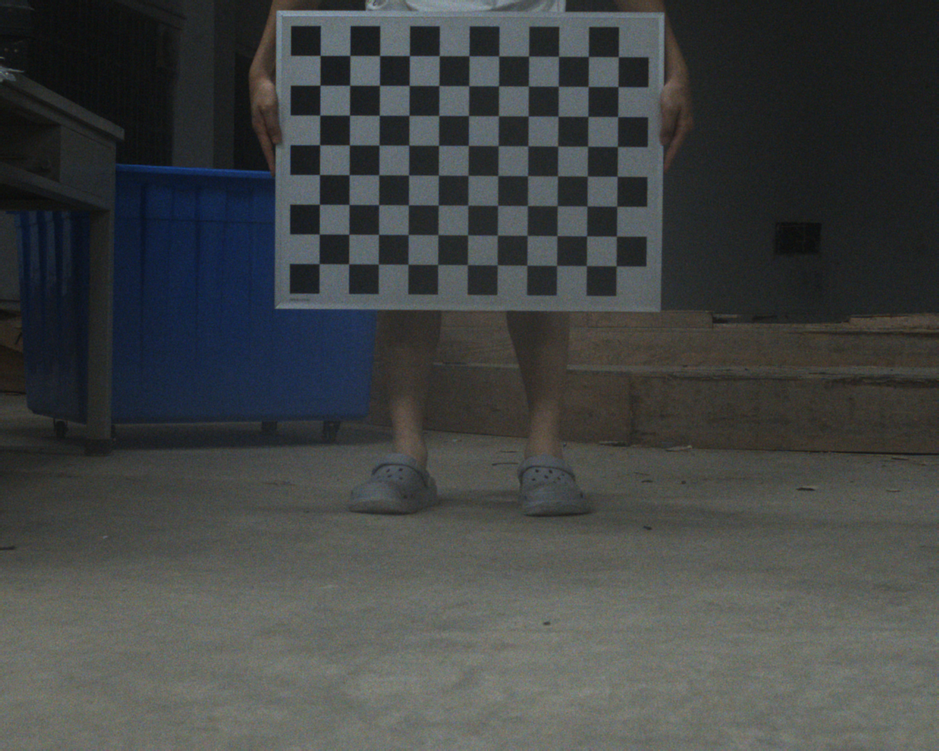
//> input picture calibration_images/image_000002.png, 939 x 751 px, shrunk from 1280 x 1024 before the run; its folder holds 4 pictures in this run
$ ./Calib   (built with g++ and OpenCV 4)
//> lines starting //> are read from the running program, lines starting //| are printed output that depends on the picture; after the words box and inside, x2 and y2 are one past the last pixel; in counts of white or black regions, pixels touching at a corner belong together
#include <iostream>
#include <opencv2/opencv.hpp>
#include <opencv2/calib3d.hpp>
#include <opencv2/core/utils/filesystem.hpp>

using namespace std;
using namespace cv;

// 标定图片所在文件夹（注意结尾要带 \\）
string imageDir = "D:\\Scau_Work\\Taurus\\26VisionGroupRound2\\calibration_images\\";

int main()
{
    // ========== 1. 棋盘格参数 ==========
    Size boardSize(11, 8);       // 内角点数量：横向 11，纵向 8
    float squareSize = 50.0f;    // 格子实际边长 (mm)

    // ========== 2. 找到所有标定图片 ==========
    vector<string> files;
    glob(imageDir + "*.png", files, false);

    if (files.empty())
    {
        cout << "No images found in: " << imageDir << endl;
        return -1;
    }
    cout << "Found " << files.size() << " images" << endl;

    // ========== 3. 预生成棋盘格 3D 点（所有图共用）==========
    vector<Point3f> corners3D;
    for (int i = 0; i < boardSize.height; i++)
        for (int j = 0; j < boardSize.width; j++)
            corners3D.push_back(Point3f(j * squareSize, i * squareSize, 0));

    // ========== 4. 准备容器（留空，循环里累积）==========
    vector<vector<Point2f>> imagePoints;    // 每张图的 2D 角点
    vector<vector<Point3f>> objectPoints;   // 每张图的 3D 点（相同）
    Size imageSize;                         // 图像尺寸（所有图必须一致）

    int successCount = 0;

    // ========== 5. 逐张处理 ==========
    for (size_t i = 0; i < files.size(); i++)
    {
        Mat img = imread(files[i]);
//> img is the input picture: 751 rows x 939 cols, CV_8UC3; mean B, G, R 67.6, 68.3, 65.3
        if (img.empty())
        {
            cout << "[" << i << "] Failed to load: " << files[i] << endl;
            continue;
        }

        // 记录第一张成功读取的图像的尺寸
        if (imageSize.empty())
            imageSize = img.size();
//> imageSize = Size(939, 751)

        // 尺寸不一致则跳过
        if (img.size() != imageSize)
        {
            cout << "[" << i << "] Size mismatch, skip" << endl;
            continue;
        }

        // 转灰度
        Mat gray;
        cvtColor(img, gray, COLOR_BGR2GRAY);
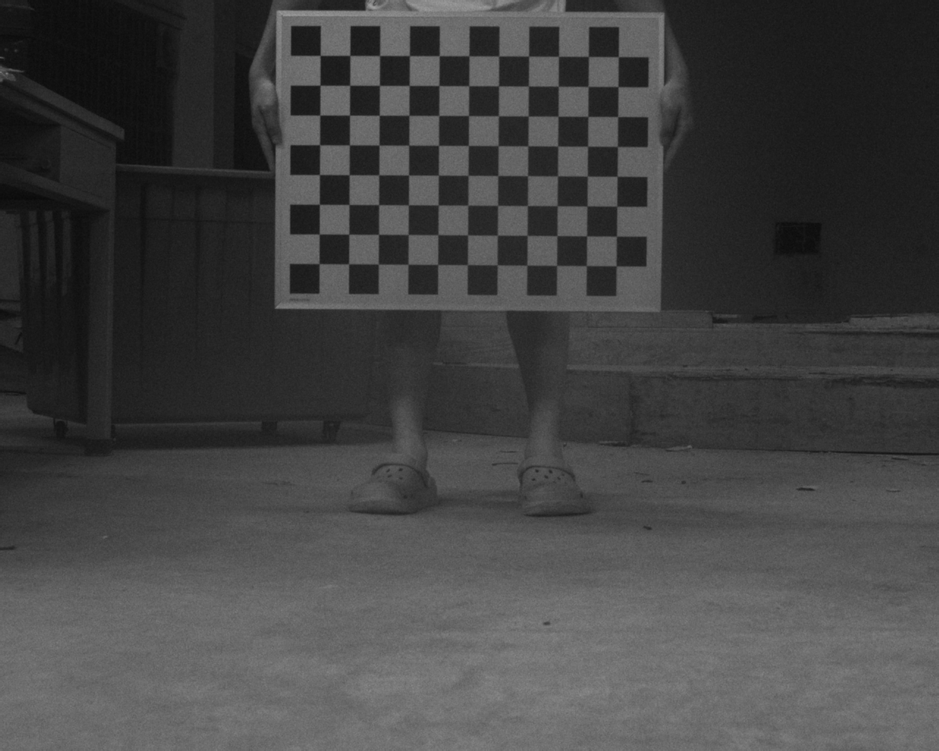
//> gray: 751 rows x 939 cols, CV_8UC1; min 9, max 159, mean 67.3

        // 查找棋盘格角点
        vector<Point2f> corners;
        bool found = findChessboardCorners(gray, boardSize, corners);
//> corners = 88 Points (x, y), first 12: [320.2, 55.35], [349.7, 55.42], [379.5, 55.59], [409.5, 55.63], [439.1, 55.66], [468.8, 55.72], [498.5, 56.05], [528.6, 56.07], [558.4, 56.32], [588.4, 56.44], [618.3, 56.69], [320.1, 85.24]; found = true
        //bool found=findChessboardCorners(gray,boardSize,corners);

        if (!found)
        {
            cout << "[" << i << "] Corners not found, skip" << endl;
            continue;
        }

        // 亚像素级角点优化
        cornerSubPix(gray, corners, Size(11, 11), Size(-1, -1),
            TermCriteria(TermCriteria::EPS + TermCriteria::COUNT, 30, 0.01));
//> corners = 88 Points (x, y), first 12: [320.2, 55.42], [349.8, 55.43], [379.6, 55.53], [409.4, 55.58], [439.2, 55.67], [468.9, 55.78], [498.7, 55.93], [528.6, 56.13], [558.5, 56.31], [588.4, 56.43], [618.3, 56.66], [320, 85.25]

        // 累积 3D-2D 点对
        objectPoints.push_back(corners3D);
        imagePoints.push_back(corners);
//> imagePoints = 1 point lists
        successCount++;

        drawChessboardCorners(
            img, boardSize, corners, found
        );
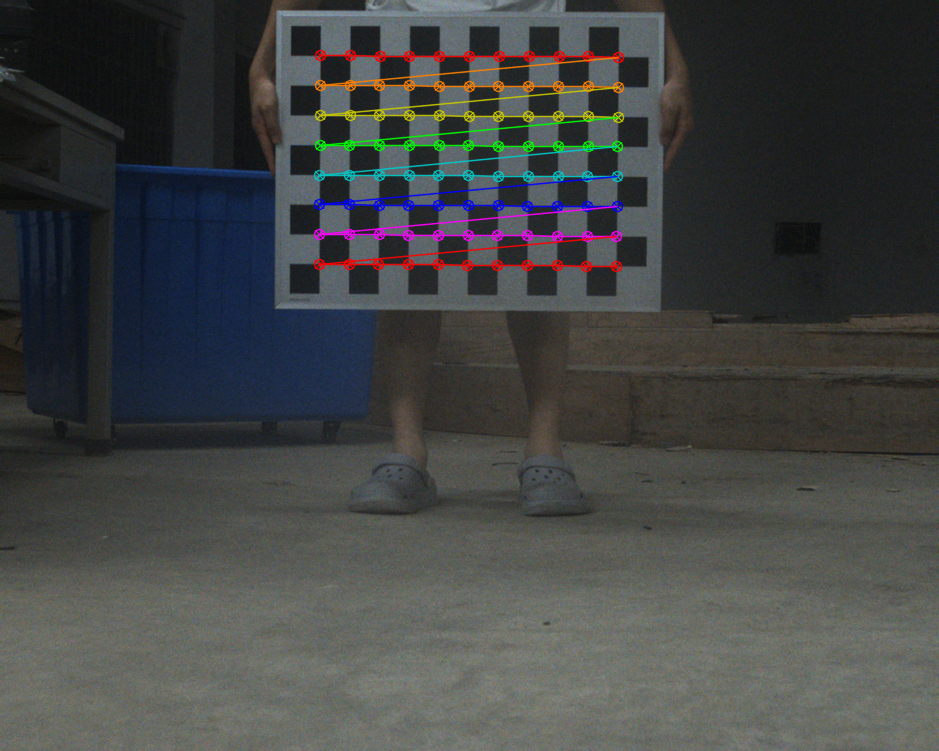
//> img: 751 rows x 939 cols, CV_8UC3; 2.81% of pixels changed, all inside (x1, y1, x2, y2) = (313, 49, 625, 273)

        imshow("Corners", img);
        waitKey(100);

        cout << "[" << i << "] OK, corners: " << corners.size() << endl;
//| [0] OK, corners: 88
    }
//> pass 2 of the loop `for (size_t i = 0; i < files.size(); i++)`:
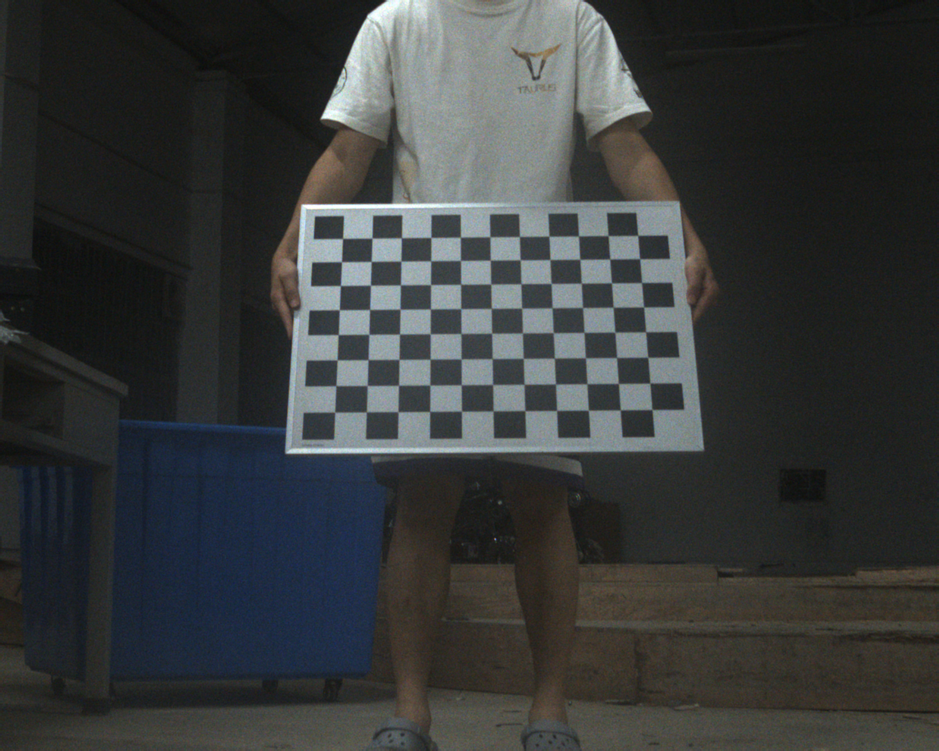
//> input picture calibration_images/image_000003.png, 939 x 751 px, shrunk from 1280 x 1024 before the run
//> img is the input picture: 751 rows x 939 cols, CV_8UC3; mean B, G, R 58.4, 58.5, 55.9
//> `cvtColor(img, gray, COLOR_BGR2GRAY);`:
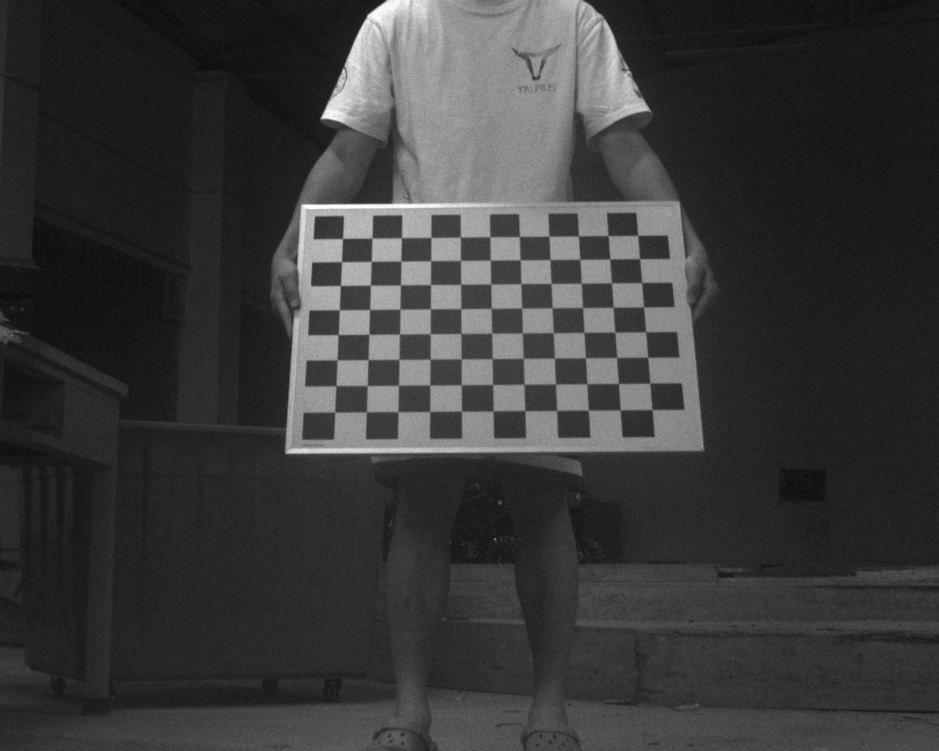
//> gray: 751 rows x 939 cols, CV_8UC1; min 12, max 254, mean 57.7
//> `bool found = findChessboardCorners(gray, boardSize, corners);`: corners = 88 Points (x, y), first 12: [342.5, 238.5], [372, 237.9], [401.3, 237.7], [430.8, 237.5], [460.4, 237.2], [490, 236.8], [519.4, 236.5], [549, 236], [578.4, 235.9], [608, 235.5], [637.7, 235.3], [341.4, 261.8]
//> `cornerSubPix(gray, corners, Size(11, 11), Size(-1, -1), TermCriteria(T..`: corners = 88 Points (x, y), first 12: [342.5, 238.4], [372, 238.1], [401.4, 237.8], [430.9, 237.4], [460.4, 237.2], [489.9, 236.8], [519.4, 236.5], [549, 236.2], [578.5, 236], [608.1, 235.6], [637.7, 235.4], [341.5, 261.7]
//> imagePoints = 2 point lists
//> `drawChessboardCorners( img, boardSize, corners, found );`:
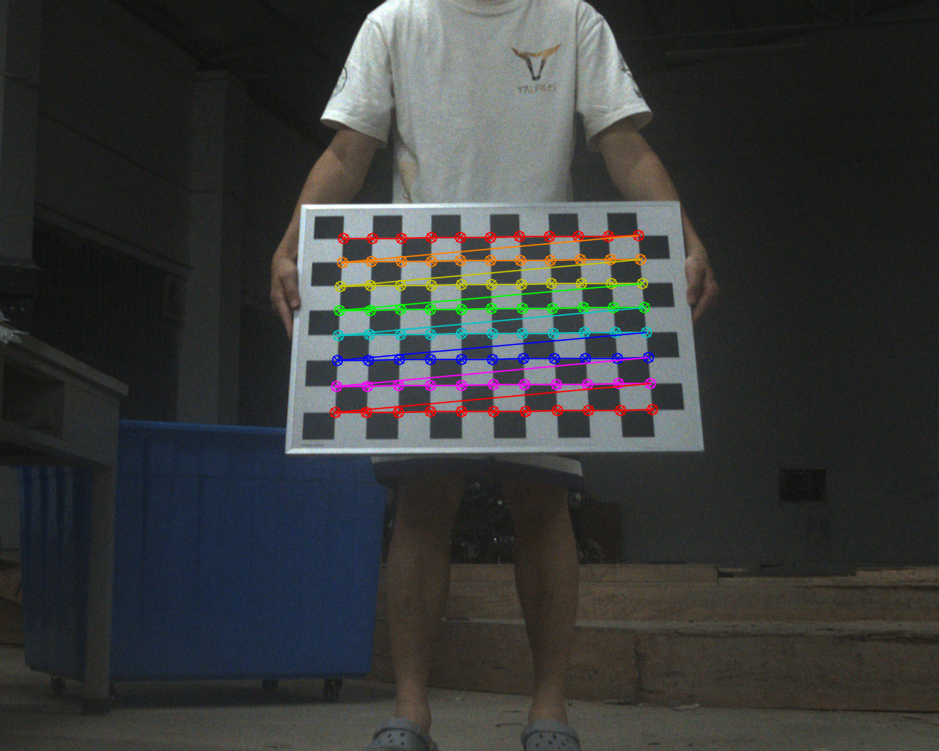
//> img: 751 rows x 939 cols, CV_8UC3; 2.83% of pixels changed, all inside (x1, y1, x2, y2) = (329, 229, 659, 419)
//| [1] OK, corners: 88
//> pass 3 of the loop `for (size_t i = 0; i < files.size(); i++)`:
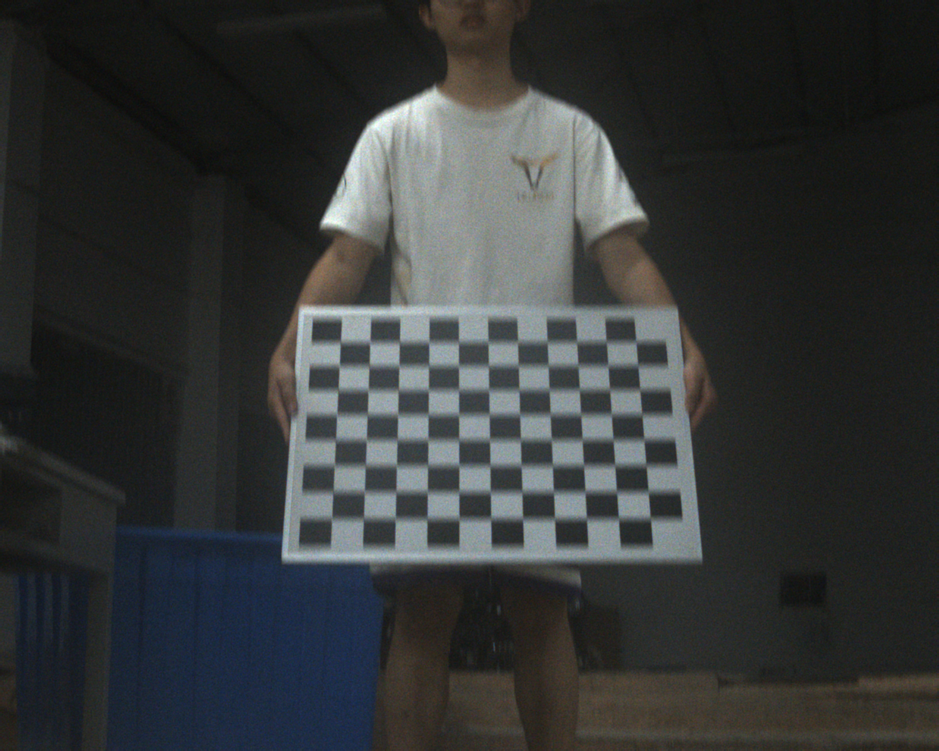
//> input picture calibration_images/image_000004.png, 939 x 751 px, shrunk from 1280 x 1024 before the run
//> img is the input picture: 751 rows x 939 cols, CV_8UC3; mean B, G, R 55.1, 55.2, 52.6
//> `cvtColor(img, gray, COLOR_BGR2GRAY);`:
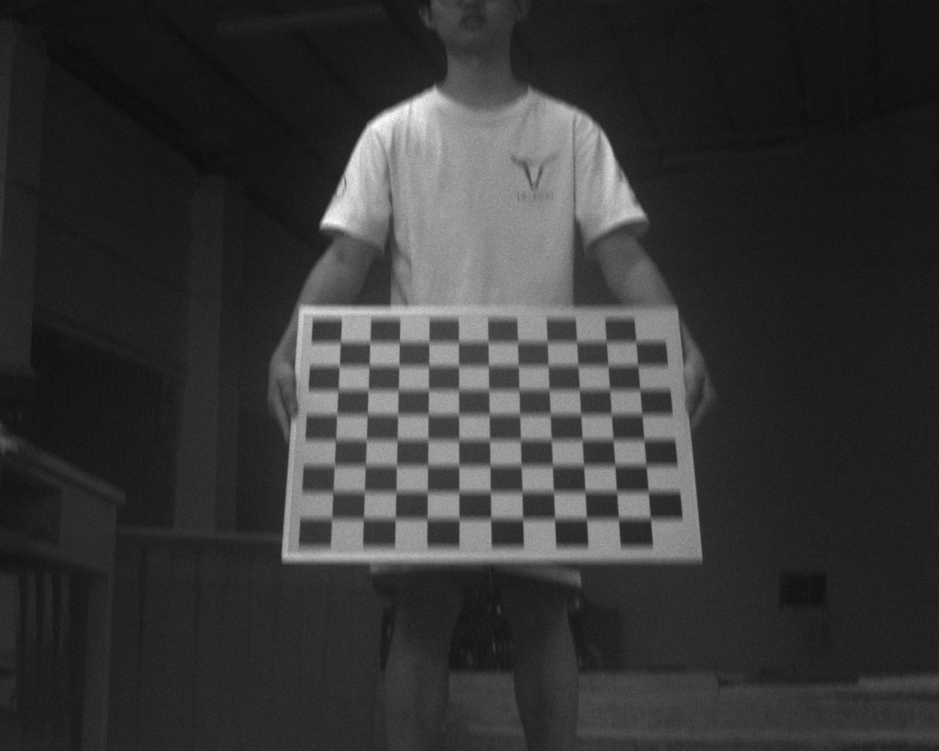
//> gray: 751 rows x 939 cols, CV_8UC1; min 11, max 252, mean 54.4
//> `bool found = findChessboardCorners(gray, boardSize, corners);`: corners = 88 Points (x, y), first 12: [340.5, 342], [369.5, 342], [399.5, 341.5], [428.5, 341.5], [457.5, 343], [488.5, 342.5], [517.1, 342.3], [547.3, 341.8], [576.6, 341.2], [606, 341.5], [636, 341.5], [339.7, 365.5]
//> `cornerSubPix(gray, corners, Size(11, 11), Size(-1, -1), TermCriteria(T..`: corners = 88 Points (x, y), first 12: [340.4, 342.2], [369.7, 342.3], [399.4, 342.3], [428.8, 342.1], [458.4, 342.1], [488, 341.9], [517.6, 341.9], [547, 341.7], [576.7, 342.1], [606.2, 341.5], [636, 341.8], [339.2, 365.8]
//> imagePoints = 3 point lists
//> `drawChessboardCorners( img, boardSize, corners, found );`:
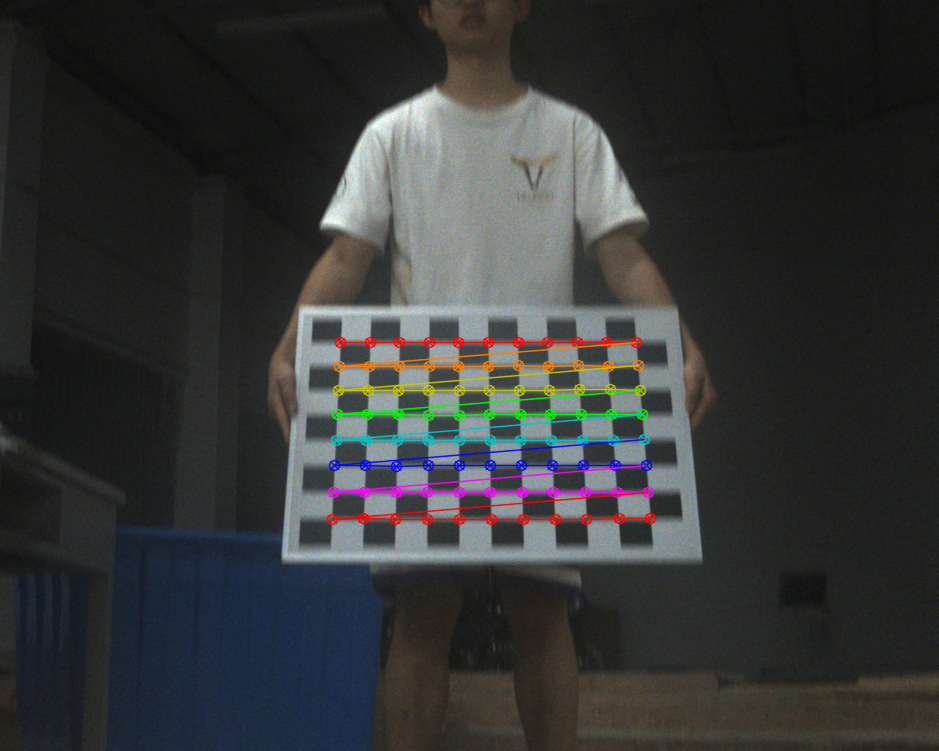
//> img: 751 rows x 939 cols, CV_8UC3; 2.83% of pixels changed, all inside (x1, y1, x2, y2) = (326, 336, 657, 526)
//| [2] OK, corners: 88
//> the loop made 4 passes; the first 3 are shown

    cout << "Successfully processed " << successCount << " images" << endl;

    // 有效图片不足，直接退出
    if (successCount < 3)
    {
        cout << "Too few valid images (" << successCount << "), need >= 3" << endl;
        return -1;
    }

    // ========== 6. 标定 ==========
    Mat cameraMatrix = Mat::eye(3, 3, CV_64F);       // 内参矩阵
    Mat distCoeffs = Mat::zeros(1, 5, CV_64F);       // 畸变系数
    vector<Mat> rvecs, tvecs;                        // 每张图的外参

    double ret = calibrateCamera(objectPoints, imagePoints, imageSize,
                                  cameraMatrix, distCoeffs, rvecs, tvecs);

    cout << "Reprojection error: " << ret << " pixels" << endl;
    cout << "Camera matrix:\n" << cameraMatrix << endl;
    cout << "Distortion coefficients:\n" << distCoeffs << endl;

    // ========== 7. 保存参数 ==========
    const string resultDir = "D:/Scau_Work/Taurus/26VisionGroupRound2/results";
    if (!cv::utils::fs::createDirectories(resultDir))
    {
        cerr << "Failed to create results directory: " << resultDir << endl;
        return -1;
    }
    const string calibrationPath = resultDir + "/camera_calibration.yml";
    FileStorage fs(calibrationPath, FileStorage::WRITE);
    if (!fs.isOpened())
    {
        cerr << "Failed to save calibration: " << calibrationPath << endl;
        return -1;
    }
    fs << "camera_matrix" << cameraMatrix;
    fs << "distortion_coefficients" << distCoeffs;
    fs << "image_width" << imageSize.width;
    fs << "image_height" << imageSize.height;
    fs << "reprojection_error" << ret;
    fs << "num_images_used" << successCount;
    fs.release();

    cout << "Parameters saved to " << calibrationPath << endl;


    //bool success=solvePnP(objectPoints,imagePoints,cameraMatrix,distCoeffs,rvecs,tvecs);


    return 0;
}
